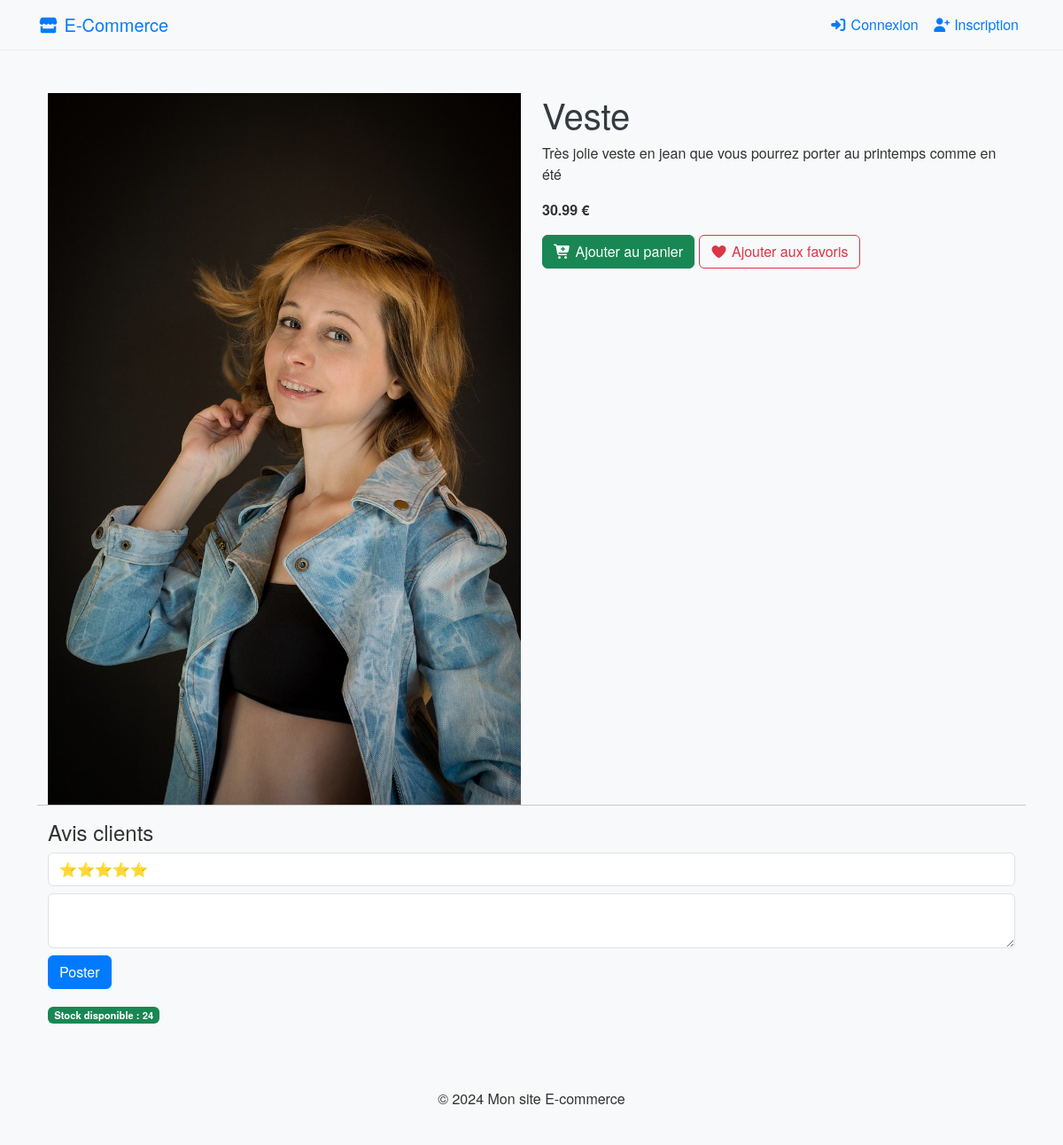
/product/veste/, run on an earlier commit of the app's database.
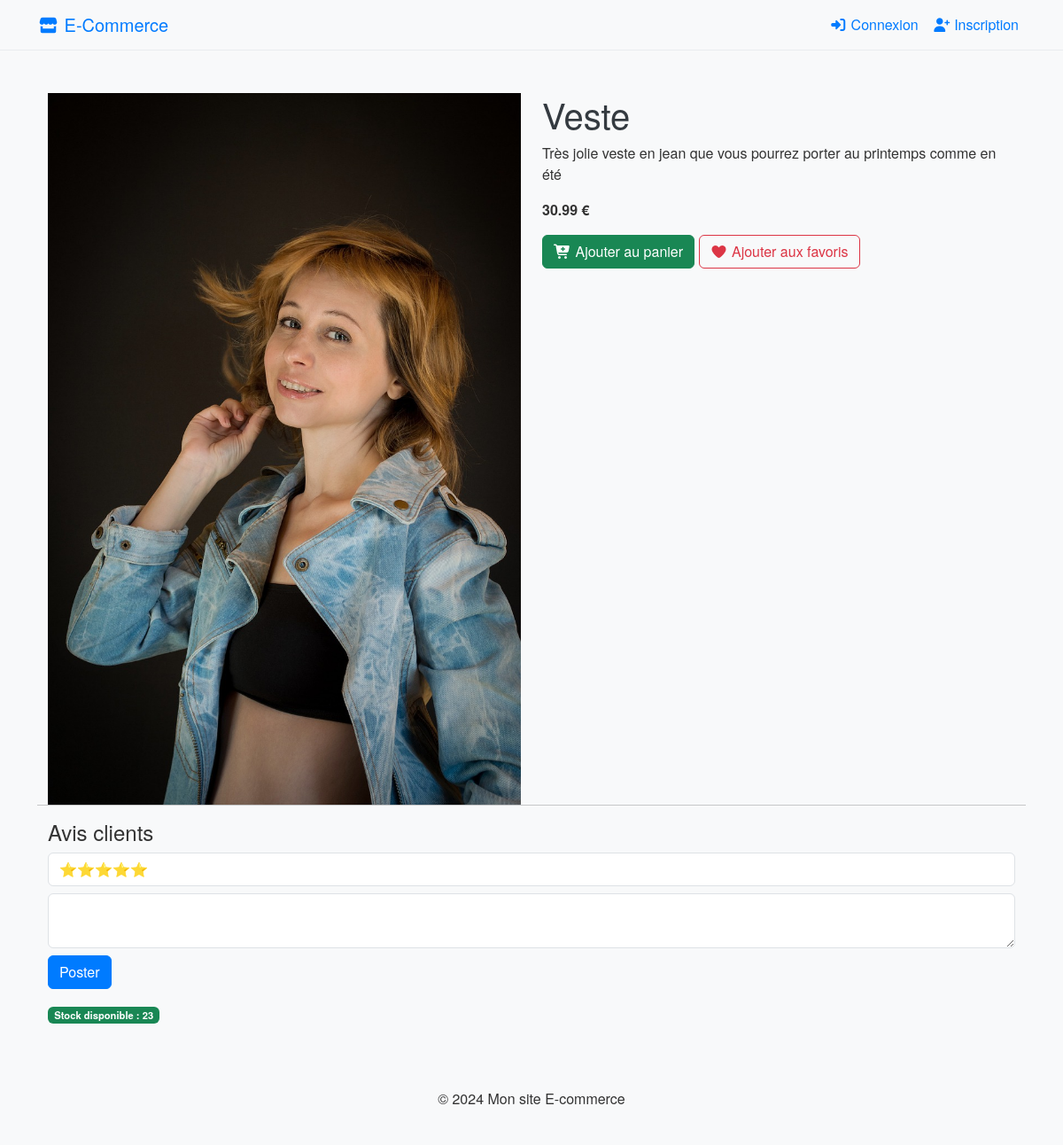
And on a later commit of the database.
### shop/models.py (models this page shows, shortened)
class Product(models.Model):
    name = models.CharField(max_length=255)
    slug = models.SlugField(unique=True)
    category = models.ForeignKey('Category', on_delete=models.CASCADE)
    description = models.TextField()
    price = models.DecimalField(max_digits=10, decimal_places=2)
    stock_minimum = models.IntegerField(default=5)  # Seuil minimum de stock
    stock = models.IntegerField()
    available = models.BooleanField(default=True)
    created_at = models.DateTimeField(auto_now_add=True)
    image = models.ImageField(upload_to='products/%Y/%m/%d/', blank=True)

### shop/views.py (the view)
# urls.py: path('product/<slug:slug>/', views.product_detail, name='product_detail'),
def product_detail(request, slug):
    product = Product.objects.get(slug=slug)
    user_wishlist = []
    if request.user.is_authenticated:
        user_wishlist = Wishlist.objects.filter(user=request.user).values_list('product', flat=True)
    return render(request, 'shop/product_detail.html', {
        'product': product,
        'user_wishlist': user_wishlist
    })

### shop/context_processors.py (called while the page is built)
def cart_data(request):
    if request.user.is_authenticated:
        try:
            cart = Cart.objects.get(user=request.user)
            items = cart.cartitem_set.all()
            total = sum(item.product.price * item.quantity for item in items)
            count = sum(item.quantity for item in items)
        except Cart.DoesNotExist:
            items = []
            total = 0
            count = 0
    else:
        items = []
        total = 0
        count = 0
    return {
        'cart_items_nav': items,
        'cart_total': total,
        'cart_count': count,
    }

### templates/shop/product_detail.html (shortened to what this page needs)
{% extends 'base.html' %}
{% block content %}
    <div class="container my-5">
        <div class="row">
            <div class="col-md-6">
                <img src="{{ product.image.url }}" class="img-fluid">
            </div>
            <div class="col-md-6">
                <h1>{{ product.name }}</h1>
                <p>{{ product.description }}</p>
                <p><strong>{{ product.price }} €</strong></p>
                <button class="btn btn-success add-to-cart" data-id="{{ product.id }}">
                    <i class="fas fa-cart-plus"></i> Ajouter au panier
                </button>
                <button class="btn wishlist-btn
                {% if product.id in user_wishlist %}btn-danger{% else %}btn-outline-danger{% endif %}"
                        data-id="{{ product.id }}">
                    <i class="fas fa-heart"></i>
                    {% if product.id in user_wishlist %}
                        Retirer des favoris
                    {% else %}
                        Ajouter aux favoris
                    {% endif %}
                </button>
            </div>
            <hr>
            <h4>Avis clients</h4>
            <form method="post" action="{% url 'add_review' product.id %}">
                <select name="rating" class="form-control mb-2">
                    <option value="5">⭐⭐⭐⭐⭐</option>
                </select>
                <textarea name="comment" class="form-control mb-2"></textarea>
                <button class="btn btn-primary">Poster</button>
            </form>
        </div>
        <div class="mt-3">
            {% if product.stock > 0 %}
                <span class="badge bg-success">
                Stock disponible : {{ product.stock }}
            </span>
            {% else %}
                <span class="badge bg-danger">
                Rupture de stock
            </span>
            {% endif %}
        </div>
    </div>
{% endblock %}

What changed in the data, as far as the page shows it:
changed Product "Veste": stock "24" → "23"
